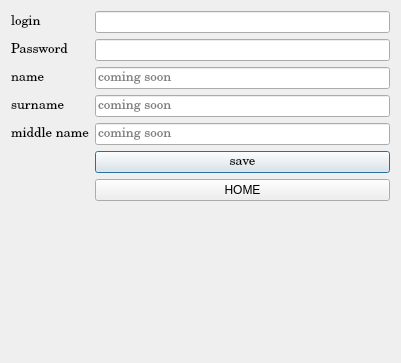
<?xml version="1.0" encoding="UTF-8"?>
<ui version="4.0">
 <class>SignUp</class>
 <widget class="QDialog" name="SignUp">
  <property name="geometry">
   <rect>
    <x>0</x>
    <y>0</y>
    <width>401</width>
    <height>363</height>
   </rect>
  </property>
  <property name="windowTitle">
   <string>Dialog</string>
  </property>
  <layout class="QHBoxLayout" name="horizontalLayout">
   <item>
    <layout class="QFormLayout" name="formLayout">
     <item row="0" column="0">
      <widget class="QLabel" name="label_Login">
       <property name="font">
        <font>
         <family>Century</family>
         <pointsize>10</pointsize>
        </font>
       </property>
       <property name="text">
        <string>login</string>
       </property>
      </widget>
     </item>
     <item row="1" column="0">
      <widget class="QLabel" name="label_Password">
       <property name="font">
        <font>
         <family>Century</family>
         <pointsize>10</pointsize>
        </font>
       </property>
       <property name="text">
        <string>Password</string>
       </property>
      </widget>
     </item>
     <item row="2" column="0">
      <widget class="QLabel" name="label_Name">
       <property name="font">
        <font>
         <family>Century</family>
         <pointsize>10</pointsize>
        </font>
       </property>
       <property name="text">
        <string>name</string>
       </property>
      </widget>
     </item>
     <item row="3" column="0">
      <widget class="QLabel" name="label_Surname">
       <property name="font">
        <font>
         <family>Century</family>
         <pointsize>10</pointsize>
        </font>
       </property>
       <property name="text">
        <string>surname</string>
       </property>
      </widget>
     </item>
     <item row="4" column="0">
      <widget class="QLabel" name="label_MiddleName">
       <property name="font">
        <font>
         <family>Century</family>
         <pointsize>10</pointsize>
        </font>
       </property>
       <property name="text">
        <string>middle name</string>
       </property>
      </widget>
     </item>
     <item row="0" column="1">
      <widget class="QLineEdit" name="lineEdit_Login">
       <property name="font">
        <font>
         <family>Century</family>
         <pointsize>10</pointsize>
        </font>
       </property>
      </widget>
     </item>
     <item row="1" column="1">
      <widget class="QLineEdit" name="lineEdit_Password">
       <property name="font">
        <font>
         <family>Century</family>
         <pointsize>10</pointsize>
        </font>
       </property>
      </widget>
     </item>
     <item row="3" column="1">
      <widget class="QLineEdit" name="lineEdit_Surname">
       <property name="font">
        <font>
         <family>Century</family>
         <pointsize>10</pointsize>
        </font>
       </property>
       <property name="text">
        <string/>
       </property>
       <property name="placeholderText">
        <string>coming soon</string>
       </property>
      </widget>
     </item>
     <item row="4" column="1">
      <widget class="QLineEdit" name="lineEdit_MiddleName">
       <property name="font">
        <font>
         <family>Century</family>
         <pointsize>10</pointsize>
        </font>
       </property>
       <property name="text">
        <string/>
       </property>
       <property name="placeholderText">
        <string>coming soon</string>
       </property>
      </widget>
     </item>
     <item row="5" column="1">
      <widget class="QPushButton" name="pushButton">
       <property name="font">
        <font>
         <family>Century</family>
         <pointsize>10</pointsize>
        </font>
       </property>
       <property name="text">
        <string>save</string>
       </property>
      </widget>
     </item>
     <item row="2" column="1">
      <widget class="QLineEdit" name="lineEdit_Name">
       <property name="font">
        <font>
         <family>Century</family>
         <pointsize>10</pointsize>
        </font>
       </property>
       <property name="text">
        <string/>
       </property>
       <property name="placeholderText">
        <string>coming soon</string>
       </property>
      </widget>
     </item>
     <item row="6" column="1">
      <widget class="QPushButton" name="pushButton_Home">
       <property name="text">
        <string>HOME</string>
       </property>
      </widget>
     </item>
    </layout>
   </item>
  </layout>
 </widget>
 <resources/>
 <connections/>
</ui>
